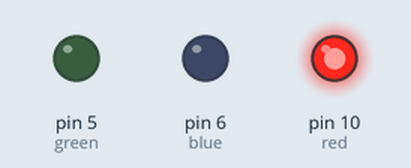
This sketch was run on a simulated Arduino Uno, built with avr-gcc and run on an emulated ATmega328P. Parts: output pins drawn as LEDs (lit = HIGH).

Above: at 0.2 s.
At 1.2 s:
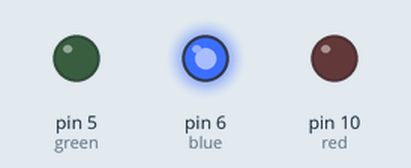
At 1.7 s:
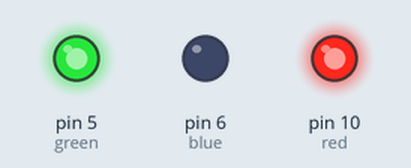
At 3.2 s:
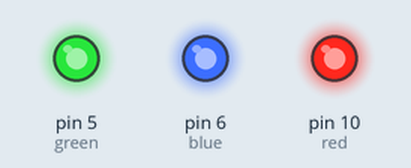
At 5.7 s:
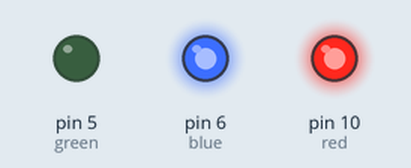
At 7.7 s:
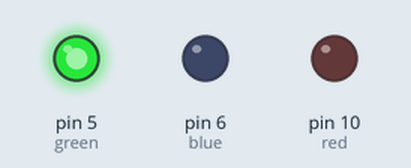
Timing chart, 0 to 8.1 s (numbered marks = the images above):
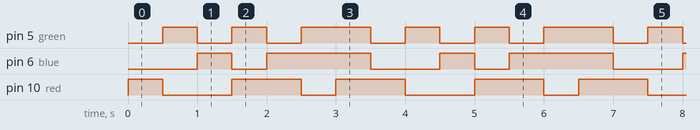

Measured:
- by itself, pin 5 (green): repeats every 3.5 s: LOW 0.50 s, HIGH 0.50 s, LOW 0.50 s, HIGH 1.0 s, LOW 0.50 s, HIGH 0.50 s
- by itself, pin 6 (blue): repeats every 3.5 s: LOW 0.50 s, HIGH 1.5 s, LOW 1.0 s, HIGH 0.50 s
- by itself, pin 10 (red): repeats every 3.5 s: LOW 1.0 s, HIGH 1.0 s, LOW 0.50 s, HIGH 1.0 s

The sketch:

color.ino
```cpp
  int red = 10;
  int blue = 6;
  int green = 5;

void setup() {
  Serial.begin(9600);
  pinMode(5,OUTPUT);  //green
  pinMode(6,OUTPUT);  //blue
  pinMode(10,OUTPUT); //red

  //digitalWrite(10,HIGH);

}

void loop() {
  digitalWrite(red,HIGH); //red off
  delay(500);
  digitalWrite(red,LOW); //red off
  digitalWrite(green,HIGH); //green
  delay(500);
  digitalWrite(green,LOW);  //green off
  digitalWrite(blue,HIGH);  //blue
  delay(500);
  digitalWrite(blue,LOW); //blue off
  digitalWrite(red,HIGH); //yellow
  digitalWrite(green,HIGH);
  delay(500);
  digitalWrite(green,LOW);
  digitalWrite(blue,HIGH);  //magenta = blue + red
  delay(500);
  digitalWrite(red,LOW);
  digitalWrite(green,HIGH);
  delay(500);
  digitalWrite(red,HIGH);
  delay(500);
  digitalWrite(red,LOW);
  digitalWrite(blue,LOW);
  digitalWrite(green,LOW);
}
```
